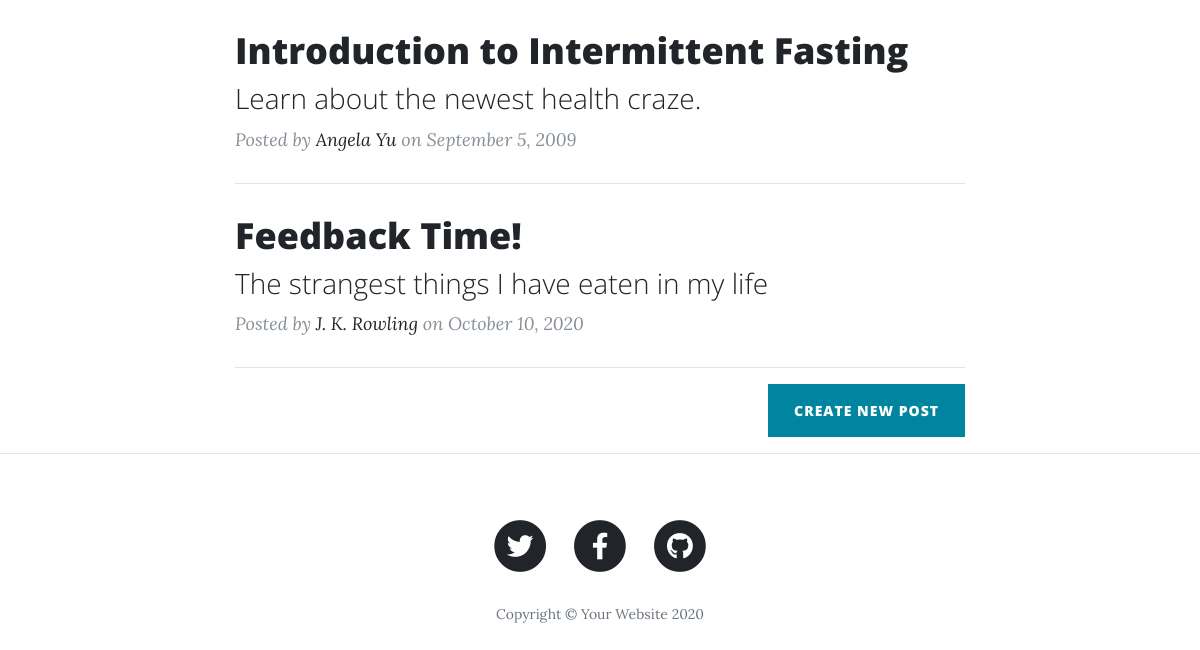
Before: / (lower part) with the older database file.
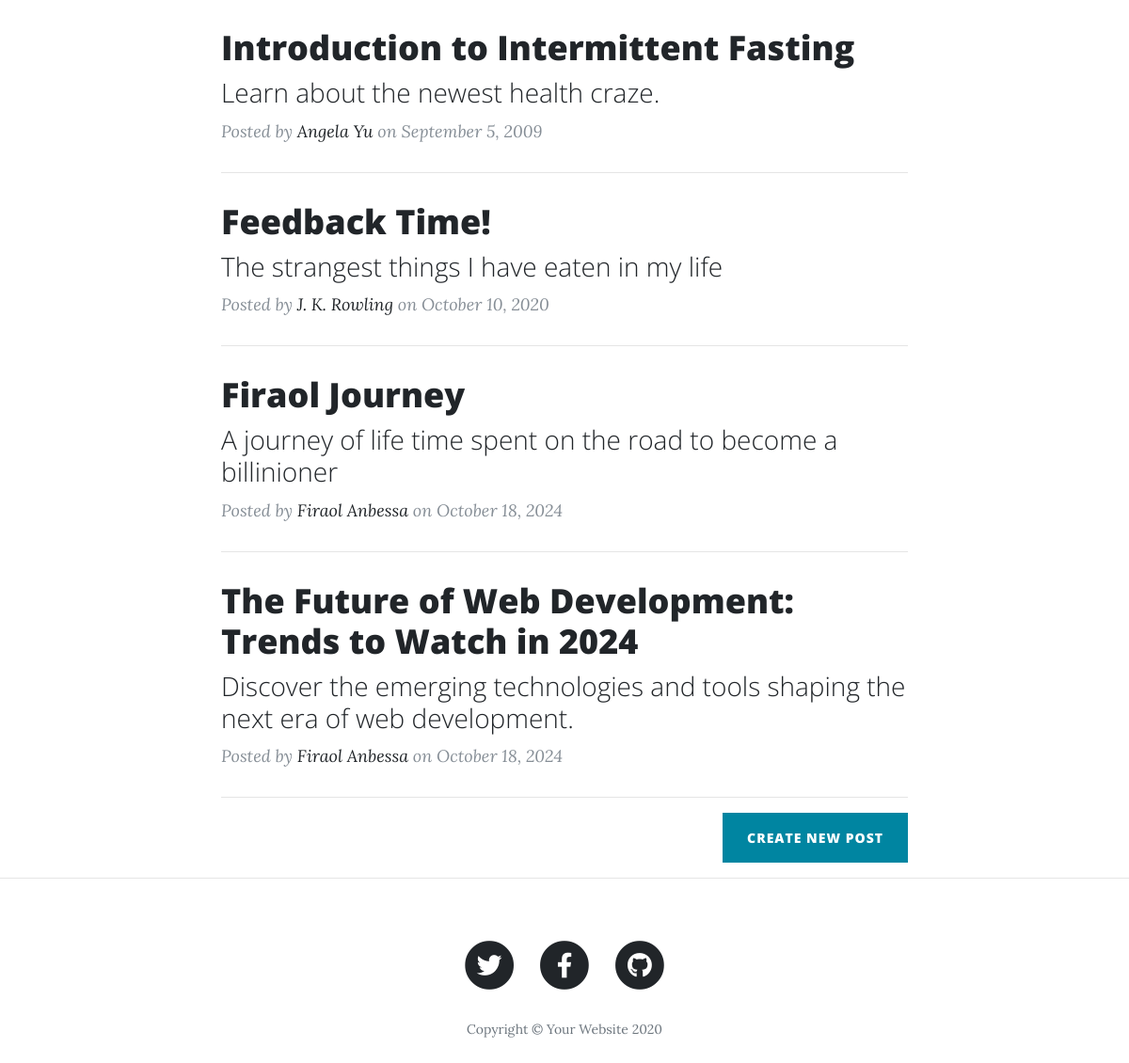
After: the same page with the newer database file.
### database.py (models this page shows, shortened)
class BlogPost(db.Model):
    id = db.Column(db.Integer, primary_key=True)
    title = db.Column(db.String(250), unique=True, nullable=False)
    subtitle = db.Column(db.String(250), nullable=False)
    date = db.Column(db.String(250), nullable=False)
    body = db.Column(db.Text, nullable=False)
    author = db.Column(db.String(250), nullable=False)
    img_url = db.Column(db.String(250), nullable=False)

### main.py (the view)
@app.route('/')
def get_all_posts():
    with App.app_context():
        posts = BlogPost.query.all()
    return render_template("index.html", all_posts=posts)

### templates/index.html (shortened to what this page needs)
{% include "header.html" %}
  <div class="container">
    <div class="row">
      <div class="col-lg-8 col-md-10 mx-auto">
        {% for post in all_posts %}
        <div class="post-preview">
          <a href="{{ url_for('show_post', index=post.id) }}">
            <h2 class="post-title">
              {{post.title}}
            </h2>
            <h3 class="post-subtitle">
              {{post.subtitle}}
            </h3>
          </a>
          <p class="post-meta">Posted by
            <a href="#">{{post.author}}</a>
            on {{post.date}}</p>
        </div>
        <hr>
        {% endfor %}
        <div class="clearfix">
          <a class="btn btn-primary float-right" href="{{ url_for('new_post') }}">Create New Post</a>
        </div>
      </div>
    </div>
  </div>
  <hr>
{% include "footer.html" %}

### templates/header.html (shortened to what this page needs)
<!DOCTYPE html>
<html lang="en">
<head>
  <link href="{{ url_for('static', filename='vendor/bootstrap/css/bootstrap.min.css') }}" rel="stylesheet">
  <link href="{{ url_for('static', filename='vendor/fontawesome-free/css/all.min.css')}}" rel="stylesheet" type="text/css">
  <link href="{{ url_for('static', filename='css/clean-blog.min.css')}}" rel="stylesheet">
</head>
<body>

### templates/footer.html (shortened to what this page needs)
  <footer>
    <div class="container">
      <div class="row">
        <div class="col-lg-8 col-md-10 mx-auto">
          <ul class="list-inline text-center">
            <li class="list-inline-item">
              <a href="#">
                <span class="fa-stack fa-lg">
                  <i class="fas fa-circle fa-stack-2x"></i>
                  <i class="fab fa-twitter fa-stack-1x fa-inverse"></i>
                </span>
              </a>
            </li>
            <li class="list-inline-item">
              <a href="#">
                <span class="fa-stack fa-lg">
                  <i class="fas fa-circle fa-stack-2x"></i>
                  <i class="fab fa-facebook-f fa-stack-1x fa-inverse"></i>
                </span>
              </a>
            </li>
            <li class="list-inline-item">
              <a href="#">
                <span class="fa-stack fa-lg">
                  <i class="fas fa-circle fa-stack-2x"></i>
                  <i class="fab fa-github fa-stack-1x fa-inverse"></i>
                </span>
              </a>
            </li>
          </ul>
          <p class="copyright text-muted">Copyright &copy; Your Website 2020</p>
        </div>
      </div>
    </div>
  </footer>
</body>
</html>

Changed rows visible on the page:
added BlogPost: title "Firaol Journey", subtitle "A journey of life time spent on the road to become a billinioner", author "Firaol Anbessa", date "October 18, 2024"
added BlogPost: title "The Future of Web Development: Trends to Watch in 2024", subtitle "Discover the emerging technologies and tools shaping the next era of web development.", author "Firaol Anbessa", date "October 18, 2024"
